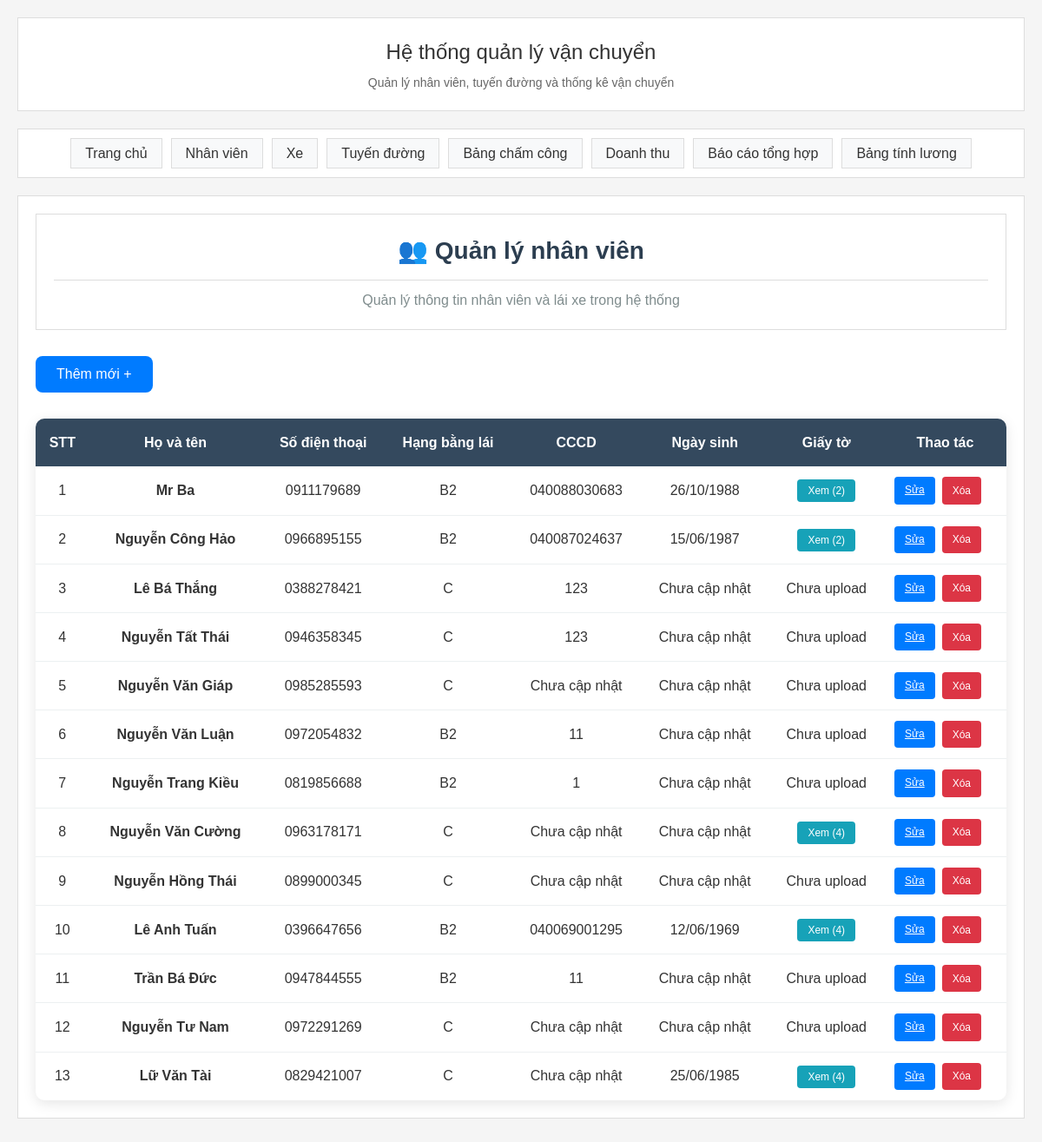
The page /employees on the database its author committed.
### main.py (models this page shows)
class Employee(Base):
    __tablename__ = "employees"
    id = Column(Integer, primary_key=True, index=True)
    name = Column(String, nullable=False)
    birth_date = Column(Date)  # Ngày tháng năm sinh
    phone = Column(String)
    cccd = Column(String)  # Số CCCD
    cccd_issue_date = Column(Date)  # Ngày cấp CCCD
    cccd_expiry = Column(Date)  # Ngày hết hạn CCCD
    driving_license = Column(String)  # Số bằng lái xe
    license_expiry = Column(Date)  # Ngày hết hạn bằng lái
    documents = Column(String)  # Đường dẫn file upload giấy tờ (JSON array)
    status = Column(Integer, default=1)  # 1: Active, 0: Inactive
    created_at = Column(DateTime, default=datetime.utcnow)

### main.py (the view)
@app.get("/employees", response_class=HTMLResponse)
async def employees_page(request: Request, db: Session = Depends(get_db)):
    employees = db.query(Employee).filter(Employee.status == 1).all()
    return templates.TemplateResponse("employees.html", {"request": request, "employees": employees})

### templates/employees.html (shortened to what this page needs)
{% extends "base.html" %}
{% block content %}
<div class="page-header">
    <h2>👥 Quản lý nhân viên</h2>
    <p>Quản lý thông tin nhân viên và lái xe trong hệ thống</p>
</div>
<div class="action-section">
    <button type="button" class="btn btn-primary btn-lg" onclick="openAddEmployeeModal()">
         Thêm mới +
    </button>
</div>
<div class="table-section">
    {% if employees %}
    <div class="table-responsive">
        <table class="data-table">
            <thead>
                <tr>
                    <th>STT</th>
                    <th>Họ và tên</th>
                    <th>Số điện thoại</th>
                    <th>Hạng bằng lái</th>
                    <th>CCCD</th>
                    <th>Ngày sinh</th>
                    <th>Giấy tờ</th>
                    <th>Thao tác</th>
                </tr>
            </thead>
            <tbody>
                {% for employee in employees %}
                <tr>
                    <td>{{ loop.index }}</td>
                    <td><strong>{{ employee.name }}</strong></td>
                    <td>{{ employee.phone or 'Chưa cập nhật' }}</td>
                    <td>{{ employee.driving_license or 'Chưa cập nhật' }}</td>
                    <td>{{ employee.cccd or 'Chưa cập nhật' }}</td>
                    <td>{{ employee.birth_date.strftime('%d/%m/%Y') if employee.birth_date else 'Chưa cập nhật' }}</td>
                    <td>
                        {% set documents_list = employee.documents | from_json %}
                        {% if documents_list and documents_list|length > 0 %}
                            <button type="button" class="btn btn-sm btn-info" onclick="viewDocuments({{ employee.id }})">
                                 Xem ({{ documents_list|length }})
                            </button>
                        {% else %}
                            <span class="text-muted">Chưa upload</span>
                        {% endif %}
                    </td>
                    <td>
                        <div class="action-buttons">
                            <a href="/employees/edit/{{ employee.id }}" class="btn btn-sm btn-primary">
                                 Sửa
                            </a>
                            <button type="button" class="btn btn-sm btn-danger" onclick="deleteEmployee({{ employee.id }}, '{{ employee.name }}')">
                                 Xóa
                            </button>
                        </div>
                    </td>
                </tr>
                {% endfor %}
            </tbody>
        </table>
    </div>
    {% else %}
    <div class="no-data">
        <div class="no-data-icon">👥</div>
        <h3>Chưa có nhân viên nào</h3>
        <p>Hãy thêm nhân viên đầu tiên bằng nút "Thêm mới +" bên trên</p>
    </div>
    {% endif %}
</div>
{% endblock %}

### static/style.css (style rules this page uses)
* { margin: 0; padding: 0; box-sizing: border-box; }
body { font-family: Arial, sans-serif; background-color: #f5f5f5; color: #333; line-height: 1.6; }
.content h2 { color: #333; margin-bottom: 20px; font-size: 18px; border-bottom: 1px solid #ddd; padding-bottom: 10px; }
.btn { background: #007bff; color: white; padding: 8px 16px; border: none; font-size: 14px; cursor: pointer; transition: background-color 0.2s; }
.btn-info { background: #17a2b8; }
.btn-danger { background: #dc3545; }
.page-header { background: white; border: 1px solid #ddd; padding: 20px; margin-bottom: 20px; text-align: center; }
.page-header h2 { color: #2c3e50; font-size: 28px; margin-bottom: 8px; font-weight: 600; }
.page-header p { color: #7f8c8d; font-size: 16px; }
table th, table td { text-align: center; }
thead th, th { text-align: center !important; }
.data-table th, .data-table td { text-align: center; }

### templates/employees.html (style rules this page uses)
.page-header { margin-bottom: 30px; }
.page-header h2 { color: #2c3e50; margin-bottom: 10px; }
.page-header p { color: #7f8c8d; margin: 0; }
.action-section { margin-bottom: 30px; }
.btn-lg { padding: 12px 24px; font-size: 16px; border-radius: 8px; }
.table-section { background: white; border-radius: 10px; box-shadow: 0 4px 15px rgba(0, 0, 0, 0.1); overflow: hidden; }
.data-table { width: 100%; border-collapse: collapse; }
.data-table th { background: #34495e; color: white; padding: 15px 12px; text-align: left; font-weight: 600; border: none; }
.data-table td { padding: 12px; border-bottom: 1px solid #ecf0f1; vertical-align: middle; }
.data-table tbody tr:last-child td { border-bottom: none; }
.action-buttons { display: flex; gap: 8px; }
.btn-sm { padding: 6px 12px; font-size: 12px; border-radius: 4px; }

### rows shown on the page
Employee: name "Mr Ba", phone "0911179689", driving_license "B2", cccd "040088030683", birth_date "26/10/1988", documents_list "2"
Employee: name "Nguyễn Công Hảo", phone "0966895155", driving_license "B2", cccd "040087024637", birth_date "15/06/1987", documents_list "2"
Employee: name "Lê Bá Thắng", phone "0388278421", driving_license "C", cccd "123", birth_date "Chưa cập nhật", shows "Chưa upload"
Employee: name "Nguyễn Tất Thái", phone "0946358345", driving_license "C", cccd "123", birth_date "Chưa cập nhật", shows "Chưa upload"
Employee: name "Nguyễn Văn Giáp", phone "0985285593", driving_license "C", cccd "Chưa cập nhật", birth_date "Chưa cập nhật", shows "Chưa upload"
Employee: name "Nguyễn Văn Luận", phone "0972054832", driving_license "B2", cccd "11", birth_date "Chưa cập nhật", shows "Chưa upload"
Employee: name "Nguyễn Trang Kiều", phone "0819856688", driving_license "B2", cccd "1", birth_date "Chưa cập nhật", shows "Chưa upload"
Employee: name "Nguyễn Văn Cường", phone "0963178171", driving_license "C", cccd "Chưa cập nhật", birth_date "Chưa cập nhật", documents_list "4"
Employee: name "Nguyễn Hồng Thái", phone "0899000345", driving_license "C", cccd "Chưa cập nhật", birth_date "Chưa cập nhật", shows "Chưa upload"
Employee: name "Lê Anh Tuấn", phone "0396647656", driving_license "B2", cccd "040069001295", birth_date "12/06/1969", documents_list "4"
Employee: name "Trần Bá Đức", phone "0947844555", driving_license "B2", cccd "11", birth_date "Chưa cập nhật", shows "Chưa upload"
Employee: name "Nguyễn Tư Nam", phone "0972291269", driving_license "C", cccd "Chưa cập nhật", birth_date "Chưa cập nhật", shows "Chưa upload"
Employee: name "Lữ Văn Tài", phone "0829421007", driving_license "C", cccd "Chưa cập nhật", birth_date "25/06/1985", documents_list "4"
